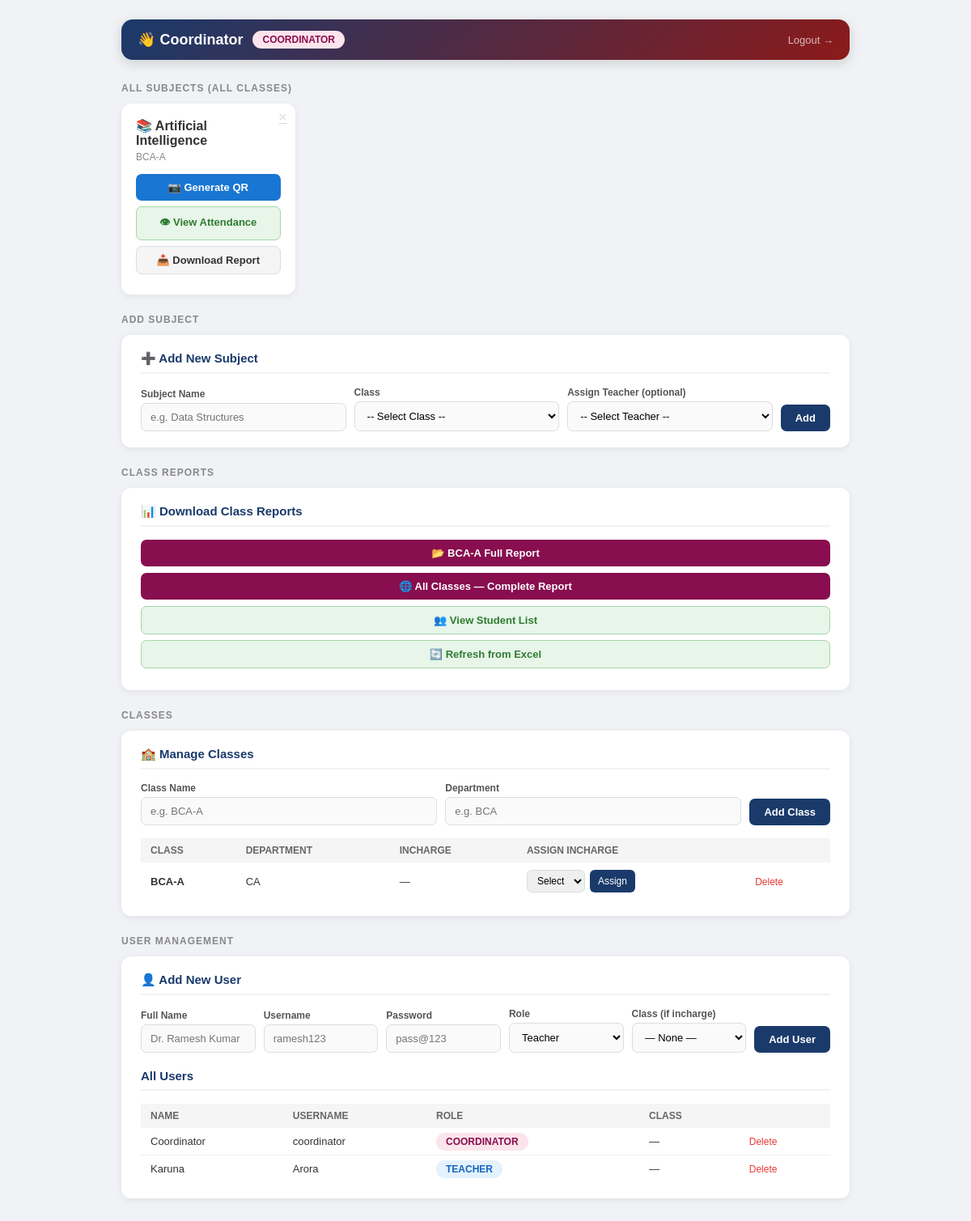
The page /dashboard (signed in) on the database as committed earlier.
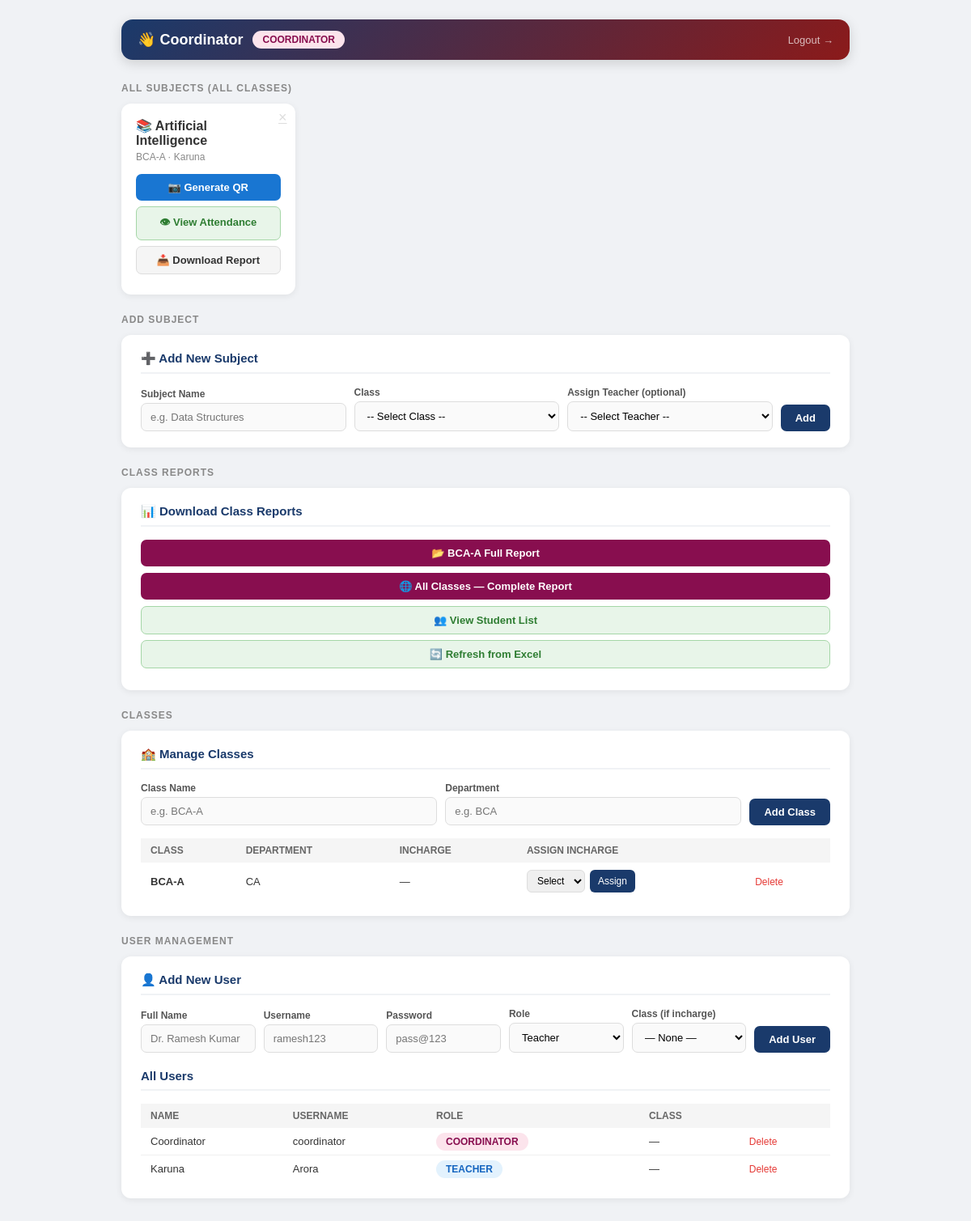
The same page on the database as committed later.
### tables this page shows
CREATE TABLE subjects (
            id INTEGER PRIMARY KEY AUTOINCREMENT,
            name TEXT NOT NULL,
            class_id INTEGER NOT NULL,
            teacher_id INTEGER,
            UNIQUE(name, class_id)
        );

CREATE TABLE classes (
            id INTEGER PRIMARY KEY AUTOINCREMENT,
            name TEXT UNIQUE NOT NULL,
            department TEXT,
            incharge_id INTEGER
        );

CREATE TABLE users (
            id INTEGER PRIMARY KEY AUTOINCREMENT,
            username TEXT UNIQUE NOT NULL,
            password TEXT NOT NULL,
            role TEXT NOT NULL CHECK(role IN ('coordinator','incharge','teacher')),
            full_name TEXT,
            class_id INTEGER,
            created_at TEXT DEFAULT (datetime('now'))
        );

### qr_attendance_project.py (the view)
@app.route("/dashboard")
def dashboard():
    redir = require_login()
    if redir: return redir
    user         = current_user()
    subjects     = get_subjects_for_user(user)
    classes      = get_all_classes() if user["role"] in ["coordinator", "incharge"] else []
    all_users    = get_all_users()   if user["role"] == "coordinator" else []
    teachers     = get_teachers()
    incharges    = get_incharges()
    all_subjects = get_all_subjects() if user["role"] in ["coordinator", "incharge"] else []
    return render_template("dashboard.html",
        user=user,
        subjects=subjects,
        classes=classes,
        all_users=all_users,
        teachers=teachers,
        incharges=incharges,
        all_subjects=all_subjects
    )

### database_logic.py (called while the page is built, shortened)
def get_db():
    conn = sqlite3.connect(DB)
    conn.execute("PRAGMA journal_mode=WAL")
    conn.execute("PRAGMA foreign_keys=ON")
    return conn

def get_all_users():
    conn = get_db()
    c = conn.cursor()
    c.execute("""
        SELECT u.id, u.username, u.role, u.full_name, cl.name
        FROM users u
        LEFT JOIN classes cl ON u.class_id = cl.id
        ORDER BY u.role, u.username
    """)
    rows = c.fetchall()
    conn.close()
    return rows

def get_teachers():
    conn = get_db()
    c = conn.cursor()
    c.execute("SELECT id, username, full_name FROM users WHERE role = 'teacher' ORDER BY full_name")
    rows = c.fetchall()
    conn.close()
    return rows

def get_incharges():
    conn = get_db()
    c = conn.cursor()
    c.execute("SELECT id, username, full_name FROM users WHERE role = 'incharge' ORDER BY full_name")
    rows = c.fetchall()
    conn.close()
    return rows

def get_all_classes():
    conn = get_db()
    c = conn.cursor()
    c.execute("""
        SELECT cl.id, cl.name, cl.department, u.full_name
        FROM classes cl
        LEFT JOIN users u ON cl.incharge_id = u.id
        ORDER BY cl.name
    """)
    rows = c.fetchall()
    conn.close()
    return rows

def get_subjects_for_user(user):
    conn = get_db()
    c = conn.cursor()
    if user["role"] == "coordinator":
        c.execute("""
            SELECT s.id, s.name, cl.name, u.full_name
            FROM subjects s
            JOIN classes cl ON s.class_id = cl.id
            LEFT JOIN users u ON s.teacher_id = u.id
            ORDER BY cl.name, s.name
        """)
    rows = c.fetchall()
    conn.close()
    return [{"id": r[0], "name": r[1], "class_name": r[2], "teacher_name": r[3]} for r in rows]

def get_all_subjects():
    conn = get_db()
    c = conn.cursor()
    c.execute("""
        SELECT s.id, s.name, cl.name AS class_name, u.full_name AS teacher_name,
               s.class_id, s.teacher_id
        FROM subjects s
        JOIN classes cl ON s.class_id = cl.id
        LEFT JOIN users u ON s.teacher_id = u.id
        ORDER BY cl.name, s.name
    """)
    rows = c.fetchall()
    conn.close()
    return [{"id": r[0], "name": r[1], "class_name": r[2],
             "teacher_name": r[3], "class_id": r[4], "teacher_id": r[5]}
            for r in rows]

### qr_attendance_project.py (called while the page is built)
def current_user():
    return session.get("user_data")

def require_login():
    if not current_user():
        return redirect(url_for("login"))
    return None

### templates/dashboard.html (shortened to what this page needs)
<!DOCTYPE html>
<html lang="en">
<head>
</head>
<body>
<div class="topbar">
    <div class="topbar-left">
        <div>
            <h1>👋 {{ user.full_name or user.username }}</h1>
        </div>
        <span class="role-badge role-{{ user.role }}">{{ user.role }}</span>
    </div>
    <a href="/logout">Logout →</a>
</div>
<div class="section">
    <div class="section-title">
        {% if user.role == 'coordinator' %}All Subjects (All Classes)
        {% elif user.role == 'incharge' %}My Class Subjects
        {% else %}My Subjects{% endif %}
    </div>
    <div class="grid">
        {% for s in subjects %}
        <div class="card">
            {% if user.role in ['coordinator','incharge'] %}
            <a href="/delete_subject/{{ s.id }}"
               class="del-btn"
               onclick="return confirmDelete(this, 'Delete subject {{ s.name | e }}?')">×</a>
            {% endif %}
            <h3>📚 {{ s.name }}</h3>
            <div class="sub">{{ s.class_name }}{% if s.teacher_name %} · {{ s.teacher_name }}{% endif %}</div>
            <a class="btn btn-blue"  href="/generate_qr/{{ s.id }}">📷 Generate QR</a>
            <a class="btn btn-green" href="/view_attendance/{{ s.id }}">👁 View Attendance</a>
            <a class="btn btn-gray"  href="/report/{{ s.id }}">📥 Download Report</a>
        </div>
        {% else %}
        <p style="color:#888;font-size:14px;padding:10px 0;">
            No subjects assigned yet.
        </p>
        {% endfor %}
    </div>
</div>
{% if user.role in ['coordinator','incharge'] %}
<div class="section">
    <div class="section-title">Add Subject</div>
    <div class="panel">
        <h3>➕ Add New Subject</h3>
        <form action="/add_subject" method="POST">
            <div class="form-row">
                <div class="form-group">
                    <label>Subject Name</label>
                    <input type="text" name="subject_name" placeholder="e.g. Data Structures" required>
                </div>
                {% if user.role == 'coordinator' %}
                <div class="form-group">
                    <label>Class</label>
                    <select name="class_id" required>
                        <option value="">-- Select Class --</option>
                    </select>
                </div>
                {% endif %}
                <div class="form-group">
                    <label>Assign Teacher (optional)</label>
                    <select name="teacher_id">
                        <option value="">-- Select Teacher --</option>
                    </select>
                </div>
                <button type="submit" class="btn-submit">Add</button>
            </div>
        </form>
    </div>
</div>
{% endif %}
{% if user.role in ['coordinator','incharge'] %}
<div class="section">
    <div class="section-title">Class Reports</div>
    <div class="panel">
        <h3>📊 Download Class Reports</h3>
        {% if user.role == 'coordinator' %}
            {% for cls in classes %}
            <a class="btn btn-maroon" href="/report/class/{{ cls[0] }}"
               style="margin-bottom:8px;">
                📂 {{ cls[1] }} Full Report
            </a>
            {% endfor %}
            <a class="btn btn-maroon" href="/report/all" style="margin-top:4px;">
                🌐 All Classes — Complete Report
            </a>
        {% else %}
            <a class="btn btn-maroon" href="/report/class/{{ user.class_id }}">
                📂 My Class Full Report
            </a>
        {% endif %}
        <a class="btn btn-green" href="/students" style="margin-top:8px;">👥 View Student List</a>
        <a class="btn btn-green" href="/refresh_students" style="margin-top:4px;">🔄 Refresh from Excel</a>
    </div>
</div>
{% endif %}
{% if user.role == 'coordinator' %}
<div class="section">
    <div class="section-title">Classes</div>
    <div class="panel">
        <h3>🏫 Manage Classes</h3>
        <form action="/add_class" method="POST" style="margin-bottom:16px;">
            <div class="form-row">
                <div class="form-group">
                    <label>Class Name</label>
                    <input type="text" name="class_name" placeholder="e.g. BCA-A" required>
                </div>
                <div class="form-group">
                    <label>Department</label>
                    <input type="text" name="department" placeholder="e.g. BCA">
                </div>
                <button type="submit" class="btn-submit">Add Class</button>
            </div>
        </form>
        {% if classes %}
        <table>
            <tr><th>Class</th><th>Department</th><th>Incharge</th><th>Assign Incharge</th><th></th></tr>
            {% for cls in classes %}
            <tr>
                <td><strong>{{ cls[1] }}</strong></td>
                <td>{{ cls[2] or '—' }}</td>
                <td>{{ cls[3] or '—' }}</td>
                <td>
                    <form action="/assign_incharge" method="POST" style="display:flex;gap:6px;">
                        <select name="incharge_id" style="padding:5px 8px;border-radius:6px;border:1px solid #ddd;font-size:12px;">
                            <option value="">Select</option>
                        </select>
                        <button type="submit" style="padding:5px 10px;background:#1a3a6b;color:white;border:none;border-radius:6px;font-size:12px;cursor:pointer;">
                            Assign
                        </button>
                    </form>
                </td>
                <td>
                    <a href="/delete_class/{{ cls[0] }}"
                       onclick="return confirmDelete(this, 'Delete class {{ cls[1] | e }}?')"
                       style="color:#e53935;font-size:12px;text-decoration:none;">Delete</a>
                </td>
            </tr>
            {% endfor %}
        </table>
        {% else %}
        <p style="color:#888;font-size:13px;">No classes added yet.</p>
        {% endif %}
    </div>
</div>
<div class="section">
    <div class="section-title">User Management</div>
    <div class="panel">
        <h3>👤 Add New User</h3>
        <form action="/add_user" method="POST" style="margin-bottom:20px;">
            <div class="form-row">
                <div class="form-group">
                    <label>Full Name</label>
                    <input type="text" name="full_name" placeholder="Dr. Ramesh Kumar" required>
                </div>
                <div class="form-group">
                    <label>Username</label>
                    <input type="text" name="username" placeholder="ramesh123" required>
                </div>
                <div class="form-group">
                    <label>Password</label>
                    <input type="text" name="password" placeholder="pass@123" required>
                </div>
                <div class="form-group">
                    <label>Role</label>
                    <select name="role" required>
                        <option value="teacher">Teacher</option>
                    </select>
                </div>
                <div class="form-group">
                    <label>Class (if incharge)</label>
                    <select name="class_id">
                        <option value="">— None —</option>
                    </select>
                </div>
                <button type="submit" class="btn-submit">Add User</button>
            </div>
        </form>
        <h3>All Users</h3>
        {% if all_users %}
        <table>
            <tr><th>Name</th><th>Username</th><th>Role</th><th>Class</th><th></th></tr>
            {% for u in all_users %}
            <tr>
                <td>{{ u[3] or '—' }}</td>
                <td>{{ u[1] }}</td>
                <td><span class="role-badge role-{{ u[2] }}">{{ u[2] }}</span></td>
                <td>{{ u[4] or '—' }}</td>
                <td>
                    <a href="/delete_user/{{ u[0] }}"
                       onclick="return confirmDelete(this, 'Delete user {{ u[1] | e }}?')"
                       style="color:#e53935;font-size:12px;text-decoration:none;">Delete</a>
                </td>
            </tr>
            {% endfor %}
        </table>
        {% else %}
        <p style="color:#888;font-size:13px;">No users yet.</p>
        {% endif %}
    </div>
</div>
{% endif %}
</body>
</html>

### templates/dashboard.html (style rules this page uses)
* { box-sizing: border-box; margin: 0; padding: 0; }
body { font-family: Arial, sans-serif; background: #f0f2f5; padding: 24px 16px; min-height: 100vh; }
.topbar { max-width: 900px; margin: 0 auto 28px; display: flex; justify-content: space-between; align-items: center; background: linear-gradient(135deg, #1a3a6b, #8b1a1a); border-radius: 14px; padding: 14px 20px; box-shadow: 0 4px 15px rgba(0,0,0,0.15); }
.topbar-left { display: flex; align-items: center; gap: 12px; }
.topbar-left h1 { font-size: 18px; color: white; }
.role-badge { padding: 4px 12px; border-radius: 20px; font-size: 12px; font-weight: bold; text-transform: uppercase; }
.role-coordinator { background: #fce4ec; color: #880e4f; }
.role-teacher { background: #e3f2fd; color: #1565c0; }
.topbar a { color: rgba(255,255,255,0.7); font-size: 13px; text-decoration: none; }
.section { max-width: 900px; margin: 0 auto 24px; }
.section-title { font-size: 12px; font-weight: bold; color: #888; text-transform: uppercase; letter-spacing: 1px; margin-bottom: 12px; }
.grid { display: grid; grid-template-columns: repeat(auto-fill, minmax(210px, 1fr)); gap: 14px; }
.card { background: white; border-radius: 12px; padding: 18px; box-shadow: 0 2px 8px rgba(0,0,0,0.07); position: relative; }
.card h3 { font-size: 16px; color: #333; margin-bottom: 4px; }
.card .sub { font-size: 12px; color: #888; margin-bottom: 14px; }
.btn { display: block; width: 100%; padding: 9px 12px; border-radius: 7px; font-size: 13px; font-weight: bold; border: none; cursor: pointer; text-decoration: none; text-align: center; margin-bottom: 7px; transition: 0.2s; }
.btn-blue { background: #1976d2; color: white; }
.btn-gray { background: #f5f5f5; color: #333; border: 1px solid #ddd; }
.btn-green { background: #e8f5e9; color: #2e7d32; border: 1px solid #a5d6a7; }
.btn-maroon { background: #880e4f; color: white; }
.del-btn { position: absolute; top: 8px; right: 10px; background: none; border: none; color: #ddd; cursor: pointer; font-size: 18px; line-height: 1; }
.panel { background: white; border-radius: 12px; padding: 20px 24px; max-width: 900px; margin: 0 auto 24px; box-shadow: 0 2px 8px rgba(0,0,0,0.07); }
.panel h3 { font-size: 15px; color: #1a3a6b; margin-bottom: 16px; border-bottom: 2px solid #f0f2f5; padding-bottom: 8px; }
.form-row { display: flex; gap: 10px; flex-wrap: wrap; align-items: flex-end; }
.form-group { display: flex; flex-direction: column; gap: 4px; flex: 1; min-width: 130px; }
.form-group label { font-size: 12px; color: #555; font-weight: bold; }
.form-group input, .form-group select { padding: 9px 11px; border: 1px solid #ddd; border-radius: 7px; font-size: 13px; background: #fafafa; }
.btn-submit { padding: 9px 18px; border: none; border-radius: 7px; background: #1a3a6b; color: white; font-size: 13px; font-weight: bold; cursor: pointer; white-space: nowrap; }
table { width: 100%; border-collapse: collapse; font-size: 13px; }
th { background: #f5f5f5; padding: 8px 12px; text-align: left; font-size: 12px; color: #666; text-transform: uppercase; }
td { padding: 9px 12px; border-bottom: 1px solid #f0f0f0; color: #333; }
tr:last-child td { border-bottom: none; }

Rows that differ between the two databases and show on the page:
changed subjects "Artificial Intelligence": teacher_name (not shown) → "Karuna"
